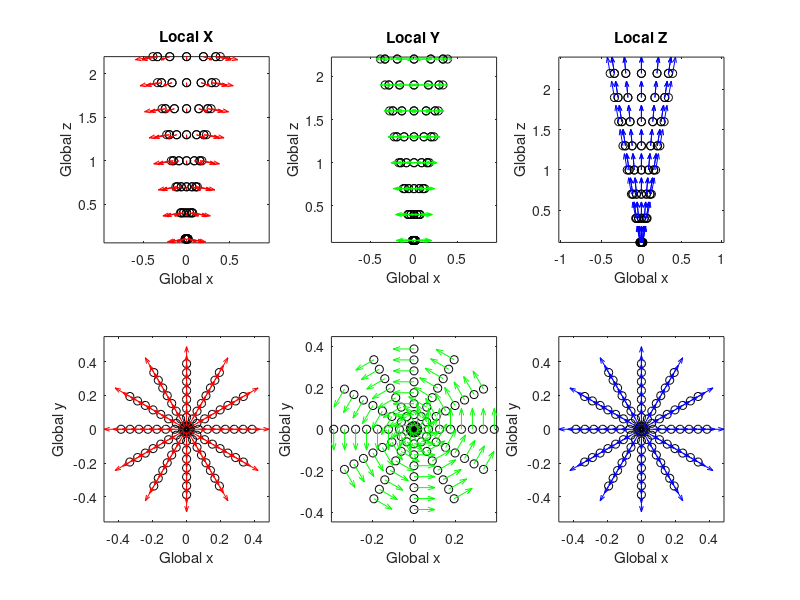

The MATLAB source for this figure: (Note: this script raises an error after producing the figure.)
% Geometry with ESCDF

% Clear the workspace
clear; clc; close all;

% If you don't have ESCDF on your path, uncomment the following addpath 
% function and point it to the correct path

% addpath(genpath('/path/to/escdf'));

% Define the geometry of the cone
cone_angle = 10; % degrees
axial_stations = 0.1:0.3:2.2;
radial_stations = tan(cone_angle*pi/180)*axial_stations;
circumferential_stations = 0:30:330;

% Go through and construct the array of node positions.
% We will construct it so the nodes are in a 2D array of
% axial stations and circumferential stations
node_positions = zeros(3,length(circumferential_stations),length(axial_stations));
node_ids = zeros(length(circumferential_stations),length(axial_stations));
node_x_directions = zeros(3,length(circumferential_stations),length(axial_stations));
node_y_directions = zeros(3,length(circumferential_stations),length(axial_stations));
node_z_directions = zeros(3,length(circumferential_stations),length(axial_stations));
% Loop through axial and radial stations.  We will use enumerate
% to get the index as well as the values, and we will use zip
% to get one axial and one radial position with each loop.
for col_ind = 1:length(axial_stations)
    axial_position = axial_stations(col_ind);
    radial_position = radial_stations(col_ind);
    % Loop through circumferential stations, again using
    % enumerate to get the index as well as the value
    for row_ind = 1:length(circumferential_stations)
        circumferential_position = circumferential_stations(row_ind);
        % Add an entry to the last row we constructed
        node_positions(:,row_ind,col_ind) = [
            radial_position*cos(circumferential_position*pi/180), ...
            radial_position*sin(circumferential_position*pi/180), ...
            axial_position ...
            ];
        % There are 12 circumferential stations, so we need to
        % start the axial identifiers in the 100's place of the
        % identification number.
        node_ids(row_ind, col_ind) = 100*(col_ind) + row_ind;
        % Create the rotation matrices for the coordinate system.
        % This will be a compound rotation, first about the Y-axis
        % we rotate the negative cone angle, then about the Z-axis
        % we rotate the negative circumferential station angle
        s = sin(-cone_angle*pi/180);
        c = cos(-cone_angle*pi/180);
        R_y = [c, 0, s; ...
               0, 1, 0; ...
               -s, 0, c];
        s = sin(-circumferential_position*pi/180);
        c = cos(-circumferential_position*pi/180);
        R_z = [c, -s, 0; ...
               s, c, 0;  ...
               0, 0, 1];
        rot_mat = R_y * R_z;
        % The unit vectors for each local direction are the rows
        % of the rotation matrix
        node_x_directions(:,row_ind,col_ind) = rot_mat(1,:);
        node_y_directions(:,row_ind,col_ind) = rot_mat(2,:);
        node_z_directions(:,row_ind,col_ind) = rot_mat(3,:);
    end
end

% Transform into 2D arrays
node_ids = reshape(node_ids,[],1);
node_positions = reshape(node_positions,3,[]).';
node_x_directions = reshape(node_x_directions,3,[]).';
node_y_directions = reshape(node_y_directions,3,[]).';
node_z_directions = reshape(node_z_directions,3,[]).';

set(gcf, 'Units', 'inches', 'Position', [0, 0, 15, 10]);
for direction_index = 1:3
    if direction_index == 1
        direction = node_x_directions;
        color = 'r';
        label = 'Local X';
    elseif direction_index == 2
        direction = node_y_directions;
        color = 'g';
        label = 'Local Y';
    elseif direction_index == 3
        direction = node_z_directions;
        color = 'b';
        label = 'Local Z';
    end
    subplot(2,3,direction_index)
    x = node_positions(:,1);
    y = node_positions(:,3);
    plot(x,y,'ko');
    hold on;
    u = direction(:,1);
    v = direction(:,3);
    quiver(x,y,u,v,color);
    axis('equal');
    title(label)
    xlabel('Global x')
    ylabel('Global z')
    subplot(2,3,direction_index+3)
    x = node_positions(:,1);
    y = node_positions(:,2);
    plot(x,y,'ko');
    hold on;
    u = direction(:,1);
    v = direction(:,2);
    quiver(x,y,u,v,color);
    axis('equal');
    xlabel('Global x')
    ylabel('Global y')
end

% Create a translation motion
abscissa = linspace(0,10,201);
sine_signal = sin(2*pi*abscissa);
ordinates = [];
data_channels = {};
motion_direction = [0.2, -0.5, 0.3];

for node_index = 1:numel(node_ids)
    direction_labels = {'X-','Y-','Z+'};
    direction_vectors = {node_x_directions, node_y_directions, node_z_directions};

    for direction_index = 1:3
        direction_label = direction_labels{direction_index};
        direction_vector = direction_vectors{direction_index};

        data_channels{end+1,1} = sprintf('%d%s', node_ids(node_index), direction_label);

        if contains(direction_label, '-')
            polarity = -1;
        else
            polarity = 1;
        end

        coefficient = dot(direction_vector(node_index,:), motion_direction) * polarity;
        ordinates(end+1,:) = coefficient * sine_signal;
    end
end

figure;
plot(abscissa, ordinates.')
ylabel('Response')
xlabel('Time')

shape_matrix = [ ...
    -node_x_directions; ...
    -node_y_directions; ...
     node_z_directions];

shape_channels = {};
for d = {'X-','Y-','Z+'}
    for i = 1:numel(node_ids)
        shape_channels{end+1,1} = sprintf('%d%s', node_ids(i), d{1});
    end
end

frequencies = [0, 0, 0]; % Rigid body shapes have 0 Hz frequencies
dampings = [0, 0, 0];    % Rigid body shapes have undefined damping

disp(fileread('geometry.txt'))

es_geo = escdf_dataset( ...
    'cone_geometry', ...
    'geometry', ...
    'A Geometric Representation of a Cone with Local Coordinate Systems');

es_geo

es_geo.node_id = node_ids;
es_geo.node_position = node_positions;
es_geo.node_x_direction = node_x_directions;
es_geo.node_y_direction = node_y_directions;
es_geo.node_z_direction = node_z_directions;

es_geo.validate()

es_geo.position_units = {'m'};
es_geo.validate()

quad_stations = [1,2,3];
tri_stations = [4,5,6];
line_stations = [7,8];
circumferential_nodes = [1,2,3,4,5,6,7,8,9,10,11,12,1]; % Append 1 at the end

element_connectivity = {};
element_types = {};
element_colors = [];
line_connectivity = {};
line_colors = [];

for axial_index = 1:numel(axial_stations)
    axial_station = axial_index;

    for circumferential_index = 1:numel(circumferential_stations)
        node_1 = 100*(axial_station)   + circumferential_nodes(circumferential_index);
        node_2 = 100*(axial_station+1) + circumferential_nodes(circumferential_index);
        node_3 = 100*(axial_station+1) + circumferential_nodes(circumferential_index+1);
        node_4 = 100*(axial_station)   + circumferential_nodes(circumferential_index+1);

        if axial_station < 3
            % Quad element
            element_types{end+1,1} = 'quad4';
            element_connectivity{end+1,1} = uint64([node_1,node_2,node_3,node_4]);
            element_colors(end+1,:) = [0,0,255]; % R G B
        elseif axial_station < 6
            % Tri elements
            element_types{end+1,1} = 'tri3';
            element_connectivity{end+1,1} = uint64([node_1,node_2,node_3]);
            element_colors(end+1,:) = [255,0,0];

            element_types{end+1,1} = 'tri3';
            element_connectivity{end+1,1} = uint64([node_1,node_3,node_4]);
            element_colors(end+1,:) = [255,0,0];
        end
    end

    if axial_station >= 6
        line_connectivity{end+1,1} = uint64(100*(axial_station) + circumferential_nodes);
        line_colors(end+1,:) = [0,255,0]; % R G B
    end
end

es_geo.element_connection = element_connectivity;
es_geo.element_type = element_types;
es_geo.element_color = element_colors;
es_geo.line_connection = line_connectivity;
es_geo.line_color = line_colors;

disp(fileread('mode.txt'))

disp(fileread('data.txt'))

es_mode = escdf_dataset('rigid_modes','mode','Rigid shapes from a modal test.');

es_mode

% We transpose (.') frequencies and dampings
% to make them column 
es_mode.frequency = frequencies.';
es_mode.damping_ratio = dampings.';
es_mode.shape = shape_matrix;
es_mode.dof_name = shape_channels;

es_mode.validate()

es_data = escdf_dataset('rigid_motion','data','Motions from a rigid body check');

es_data

es_data.abscissa = abscissa.';
es_data.ordinate = ordinates;
es_data.abscissa_unit = {'s'};
es_data.ordinate_unit = {'m/s^2'};
% Need data_channels as an nx1 cell array/string array
es_data.channel = data_channels;
es_data.data_type = {'time response'};

es_data.validate()

es_file = escdf();
es_file.add_activity( ...
    'modal_test', ...
    'A modal test that acquired rigid body modes', ...
    datetime('now'));

es_file.add_data_to_activity('modal_test', es_data);
es_file.add_data_to_activity('modal_test', es_mode);

es_file.add_metadata(es_geo, 'modal_test');

es_file

es_file.write_to_disk('modal_test.esf', true);

es_file = escdf.load('modal_test.esf');

es_file

% Extract the relevant activity
activity_name = 'modal_test';
activity = es_file.activities.(activity_name);
activity_data = activity.data;

% Pull out all metadata attached to the activity, and only keep geometry types
all_metadata = es_file.get_activity_metadata(activity_name);
activity_geometries = {};
for i = 1:numel(all_metadata)
    if all_metadata(i).istype('geometry')
        activity_geometries{end+1} = all_metadata(i);
    end
end

% Check to make sure that we only got one geometry
if isempty(activity_geometries)
    error('No Geometry Found!')
elseif numel(activity_geometries) > 1
    error('Multiple Geometries Found!')
else
    activity_geometry = activity_geometries{1};
end

activity_geometry

es_mode = activity.get_data('rigid_modes');

% Extract relevant geometry information
node_ids = activity_geometry.node_id(:);
node_positions = activity_geometry.node_position(:);
node_x_directions = activity_geometry.node_x_direction(:);
node_y_directions = activity_geometry.node_y_direction(:);
node_z_directions = activity_geometry.node_z_direction(:);

% Create an empty array to populate with displacement data
node_displacements = zeros(numel(node_ids), 3);

shape_index = 1;
dof_index = 1;
shape_coefficient = es_mode.shape(dof_index, shape_index);

% This gives a cell array
dof_name = es_mode.dof_name(dof_index);
% The string name is the only item in this cell array
dof_name = dof_name{1}

if contains(dof_name, 'R')
    error("We can't handle Rotations yet!")
end
% Node number is everything except last two chars
node_id = str2double(dof_name(1:end-2));
% Second to last char is direction
direction_name = dof_name(end-1);
% Last char is polarity
if dof_name(end) == '-'
    polarity = -1;
else
    polarity = 1;
end
fprintf('Analyzing node %d in direction %s with polarity %d\n', node_id, direction_name, polarity);

node_index = find(node_id == node_ids);
fprintf('Node number %d is at index %d.\n', node_id, node_index(1));

if lower(direction_name) == 'x'
    direction = node_x_directions(node_index,:);
elseif lower(direction_name) == 'y'
    direction = node_y_directions(node_index,:);
elseif lower(direction_name) == 'z'
    direction = node_z_directions(node_index,:);
else
    error('Invalid Direction Name %s', direction_name)
end

displacement = polarity * shape_coefficient * direction;
fprintf('Degree of Freedom %s is moving [%g %g %g]\n', dof_name, displacement(1), displacement(2), displacement(3));

node_displacements(node_index,:) = node_displacements(node_index,:) + displacement;

% Create an empty array to populate with displacement data
node_displacements = zeros(numel(node_ids), 3);

for dof_index = 1:numel(es_mode.dof_name(:))
    dof_name = es_mode.dof_name(dof_index);
    dof_name = dof_name{1};
    shape_coefficient = es_mode.shape(dof_index, shape_index);

    if contains(dof_name, 'R')
        error("We can't handle Rotations yet!")
    end

    node_id = str2double(dof_name(1:end-2));
    direction_name = dof_name(end-1);

    if dof_name(end) == '-'
        polarity = -1;
    else
        polarity = 1;
    end

    fprintf('Analyzing node %d in direction %s with polarity %d\n', node_id, direction_name, polarity);

    node_index = find(node_id == node_ids);
    fprintf('  Node number %d is at index %d.\n', node_id, node_index(1));

    if lower(direction_name) == 'x'
        direction = node_x_directions(node_index,:);
    elseif lower(direction_name) == 'y'
        direction = node_y_directions(node_index,:);
    elseif lower(direction_name) == 'z'
        direction = node_z_directions(node_index,:);
    else
        error('  Invalid Direction Name %s', direction_name)
    end

    displacement = polarity * shape_coefficient * direction;
    fprintf('  Degree of Freedom %s is moving [%g %g %g]\n', dof_name, displacement(1), displacement(2), displacement(3));

    node_displacements(node_index,:) = node_displacements(node_index,:) + displacement;
end

node_displacements



[dof_names, global_displacements, global_rotations] = transform_shapes_to_global(es_mode, activity_geometry, true);

function varargout = transform_shapes_to_global(es_mode, es_geo, return_rotations, verbose)
    % Accepts a "mode" dataset and converts the shapes to global.
    %
    % Parameters
    % ----------
    % es_mode : escdf.Dataset
    %   ESCDF dataset with type "mode".
    % es_geo : escdf.Dataset
    %   ESCDF dataset with type "geometry".
    % return_rotations : logical
    %   If true, return rotation matrix as well.
    % verbose : logical
    %   If true, print debugging statements.
    %
    % Returns
    % -------
    % global_dof_names
    % global_shape_displacement_matrix
    % global_shape_rotation_matrix (optional)
    
    if nargin < 3
        return_rotations = false;
    end
    if nargin < 4
        verbose = false;
    end
    
    num_modes = size(es_mode.shape(:), 2);
    num_nodes = size(es_geo.node_id(:), 1);
    
    node_ids = es_geo.node_id(:);
    node_index_mapping = containers.Map('KeyType','double','ValueType','double');
    for i = 1:num_nodes
        node_index_mapping(node_ids(i)) = i;
    end
    
    global_shape_displacement_matrix = zeros(3, num_nodes, num_modes);
    if verbose
        fprintf('Created [%d %d %d] output array for displacements\n', size(global_shape_displacement_matrix));
    end
    
    if return_rotations
        global_shape_rotation_matrix = zeros(3, num_nodes, num_modes);
        if verbose
            fprintf('Created [%d %d %d] output array for rotations\n', size(global_shape_rotation_matrix));
        end
    end
    
    global_dof_names = cell(num_nodes*3,1);
    idx = 1;
    for i = 1:num_nodes
        for d = {'X+','Y+','Z+'}
            global_dof_names{idx} = sprintf('%d%s', node_ids(i), d{1});
            idx = idx + 1;
        end
    end
    
    if verbose
        disp('Created output degree of freedom names:')
        disp(global_dof_names)
    end
    
    name_pattern = '(\d+)([a-zA-Z]+)([+-])';
    
    for dof_index = 1:numel(es_mode.dof_name(:))
        dof_name = es_mode.dof_name(dof_index);
        dof_name = dof_name{1};
        shape_row = es_mode.shape(dof_index,:);
    
        name_match = regexp(dof_name, name_pattern, 'tokens', 'once');
        node_id = str2double(name_match{1});
        direction_str = name_match{2};
        polarity = str2double([name_match{3}, '1']);
    
        if contains(direction_str, 'R') && ~return_rotations
            if verbose
                fprintf('Skipping DoF %s because rotations not requested.\n', dof_name);
            end
            continue
        end
    
        if verbose
            fprintf('Analyzing DoF %s with node number %d, direction %s, and polarity %d\n', ...
                dof_name, node_id, direction_str, polarity);
        end
    
        node_index = node_index_mapping(node_id);
        if verbose
            fprintf('  Node %d is at index %d\n', node_id, node_index);
        end
    
        if contains(direction_str, 'X')
            direction = polarity * es_geo.node_x_direction(node_index,:);
        elseif contains(direction_str, 'Y')
            direction = polarity * es_geo.node_y_direction(node_index,:);
        elseif contains(direction_str, 'Z')
            direction = polarity * es_geo.node_z_direction(node_index,:);
        else
            error('Unknown Direction')
        end
    
        if verbose
            fprintf('  DoF %s is pointing [%g %g %g]\n', dof_name, direction(1), direction(2), direction(3));
        end
    
        dof_contributions = direction(:) * shape_row; % 3 x num_modes
    
        if verbose
            disp('  DoF contributions:')
            disp(dof_contributions)
        end
    
        if contains(direction_str, 'R')
            global_shape_rotation_matrix(:,node_index,:) = squeeze(global_shape_rotation_matrix(:,node_index,:)) + dof_contributions;
        else
            global_shape_displacement_matrix(:,node_index,:) = squeeze(global_shape_displacement_matrix(:,node_index,:)) + dof_contributions;
        end
    end
    
    global_shape_displacement_matrix = reshape(global_shape_displacement_matrix, [], num_modes);
    
    if return_rotations
        global_shape_rotation_matrix = reshape(global_shape_rotation_matrix, [], num_modes);
        varargout = {global_dof_names, global_shape_displacement_matrix, global_shape_rotation_matrix};
    else
        varargout = {global_dof_names, global_shape_displacement_matrix};
    end
end

mode_names = arrayfun(@(i) sprintf('Mode %d', i), 1:size(global_displacements,2), 'UniformOutput', false);

table_disp = array2table(global_displacements, 'VariableNames', mode_names, 'RowNames', dof_names);
table_rot  = array2table(global_rotations,    'VariableNames', mode_names, 'RowNames', dof_names);

table_disp

table_rot

es_data = activity.get_data('rigid_motion');

% Extract relevant geometry information
node_ids = activity_geometry.node_id(:);
node_positions = activity_geometry.node_position(:);
node_x_directions = activity_geometry.node_x_direction(:);
node_y_directions = activity_geometry.node_y_direction(:);
node_z_directions = activity_geometry.node_z_direction(:);

% Create an empty array to populate with displacement data
node_displacements = zeros(numel(node_ids), 3);

timestep_index = 2;
dof_index = 1;
local_disp = es_data.ordinate(dof_index, timestep_index);

dof_name = es_data.channel(dof_index,1);
dof_name = dof_name{1}

if contains(dof_name, 'R')
    error("We can't handle Rotations yet!")
end
node_id = str2double(dof_name(1:end-2));
direction_name = dof_name(end-1);

if dof_name(end) == '-'
    polarity = -1;
else
    polarity = 1;
end

fprintf('Analyzing node %d in direction %s with polarity %d\n', node_id, direction_name, polarity);

node_index = find(node_id == node_ids);
fprintf('Node number %d is at index %d.\n', node_id, node_index(1));

if lower(direction_name) == 'x'
    direction = node_x_directions(node_index,:);
elseif lower(direction_name) == 'y'
    direction = node_y_directions(node_index,:);
elseif lower(direction_name) == 'z'
    direction = node_z_directions(node_index,:);
else
    error('Invalid Direction Name %s', direction_name)
end

displacement = polarity * local_disp * direction;
fprintf('Degree of Freedom %s is moving [%g %g %g]\n', dof_name, displacement(1), displacement(2), displacement(3));

node_displacements(node_index,:) = node_displacements(node_index,:) + displacement;

% Create an empty array to populate with displacement data
node_displacements = zeros(numel(node_ids), 3);

for dof_index = 1:size(es_data.ordinate(:),1)
    dof_name = es_data.channel(dof_index,1);
    dof_name = dof_name{1};
    local_disp = es_data.ordinate(dof_index, timestep_index);

    if contains(dof_name, 'R')
        error("We can't handle Rotations yet!")
    end

    node_id = str2double(dof_name(1:end-2));
    direction_name = dof_name(end-1);

    if dof_name(end) == '-'
        polarity = -1;
    else
        polarity = 1;
    end

    fprintf('Analyzing node %d in direction %s with polarity %d\n', node_id, direction_name, polarity);

    node_index = find(node_id == node_ids);
    fprintf('  Node number %d is at index %d.\n', node_id, node_index(1));

    if lower(direction_name) == 'x'
        direction = node_x_directions(node_index,:);
    elseif lower(direction_name) == 'y'
        direction = node_y_directions(node_index,:);
    elseif lower(direction_name) == 'z'
        direction = node_z_directions(node_index,:);
    else
        error('  Invalid Direction Name %s', direction_name)
    end

    displacement = polarity * local_disp * direction;
    fprintf('  Degree of Freedom %s is moving [%g %g %g]\n', dof_name, displacement(1), displacement(2), displacement(3));

    node_displacements(node_index,:) = node_displacements(node_index,:) + displacement;
end

motion_direction

node_displacements ./ motion_direction



[dof_names, global_displacements, global_rotations] = transform_time_data_to_global(es_data, activity_geometry, true);

function varargout = transform_time_data_to_global(es_data, es_geo, return_rotations, verbose)
% Accepts a "data" dataset and converts the ordinate to global.
%
% Parameters
% ----------
% es_data : escdf.Dataset
%   ESCDF dataset with type "data" containing time response information.
% es_geo : escdf.Dataset
%   ESCDF dataset with type "geometry".
% return_rotations : logical
%   If true, return rotation matrix as well.
% verbose : logical
%   If true, print debugging statements.

    if nargin < 3
        return_rotations = false;
    end
    if nargin < 4
        verbose = false;
    end
    
    if ~strcmp(es_data.data_type(1), {'time response'})
        error('transform_time_data_to_global only works on "time response" data.')
    end
    
    num_timesteps = size(es_data.ordinate(:), 2);
    num_nodes = size(es_geo.node_id(:), 1);
    
    node_ids = es_geo.node_id(:);
    node_index_mapping = containers.Map('KeyType','double','ValueType','double');
    for i = 1:num_nodes
        node_index_mapping(node_ids(i)) = i;
    end
    
    global_displacement_matrix = zeros(3, num_nodes, num_timesteps);
    if verbose
        fprintf('Created [%d %d %d] output array for displacements\n', size(global_displacement_matrix));
    end
    
    if return_rotations
        global_rotation_matrix = zeros(3, num_nodes, num_timesteps);
        if verbose
            fprintf('Created [%d %d %d] output array for rotations\n', size(global_rotation_matrix));
        end
    end
    
    global_dof_names = cell(num_nodes*3,1);
    idx = 1;
    for i = 1:num_nodes
        for d = {'X+','Y+','Z+'}
            global_dof_names{idx} = sprintf('%d%s', node_ids(i), d{1});
            idx = idx + 1;
        end
    end
    
    if verbose
        disp('Created output degree of freedom names:')
        disp(global_dof_names)
    end
    
    name_pattern = '(\d+)([a-zA-Z]+)([+-])';
    
    for dof_index = 1:size(es_data.ordinate(:),1)
        dof_name = es_data.channel(dof_index,1);
        dof_name = dof_name{1};
        ordinate_row = es_data.ordinate(dof_index,:);
    
        name_match = regexp(dof_name, name_pattern, 'tokens', 'once');
        node_id = str2double(name_match{1});
        direction_str = name_match{2};
        polarity = str2double([name_match{3}, '1']);
    
        if contains(direction_str, 'R') && ~return_rotations
            if verbose
                fprintf('Skipping DoF %s because rotations not requested.\n', dof_name);
            end
            continue
        end
    
        if verbose
            fprintf('Analyzing DoF %s with node number %d, direction %s, and polarity %d\n', ...
                dof_name, node_id, direction_str, polarity);
        end
    
        node_index = node_index_mapping(node_id);
        if verbose
            fprintf('  Node %d is at index %d\n', node_id, node_index);
        end
    
        if contains(direction_str, 'X')
            direction = polarity * es_geo.node_x_direction(node_index,:);
        elseif contains(direction_str, 'Y')
            direction = polarity * es_geo.node_y_direction(node_index,:);
        elseif contains(direction_str, 'Z')
            direction = polarity * es_geo.node_z_direction(node_index,:);
        else
            error('Unknown Direction')
        end
    
        if verbose
            fprintf('  DoF %s is pointing [%g %g %g]\n', dof_name, direction(1), direction(2), direction(3));
        end
    
        dof_contributions = direction(:) * ordinate_row; % 3 x num_timesteps
    
        if verbose
            disp('  DoF contributions:')
            disp(dof_contributions)
        end
    
        if contains(direction_str, 'R')
            global_rotation_matrix(:,node_index,:) = squeeze(global_rotation_matrix(:,node_index,:)) + dof_contributions;
        else
            global_displacement_matrix(:,node_index,:) = squeeze(global_displacement_matrix(:,node_index,:)) + dof_contributions;
        end
    end
    
    global_displacement_matrix = reshape(global_displacement_matrix, [], num_timesteps);
    
    if return_rotations
        global_rotation_matrix = reshape(global_rotation_matrix, [], num_timesteps);
        varargout = {global_dof_names, global_displacement_matrix, global_rotation_matrix};
    else
        varargout = {global_dof_names, global_displacement_matrix};
    end
end

time_names = arrayfun(@(t) sprintf('t=%0.2fs', t), es_data.abscissa(:), 'UniformOutput', false);

table_disp = array2table(global_displacements, 'VariableNames', time_names, 'RowNames', dof_names);
table_rot  = array2table(global_rotations,    'VariableNames', time_names, 'RowNames', dof_names);

table_disp(:,1:10)

table_rot(:,1:10)
